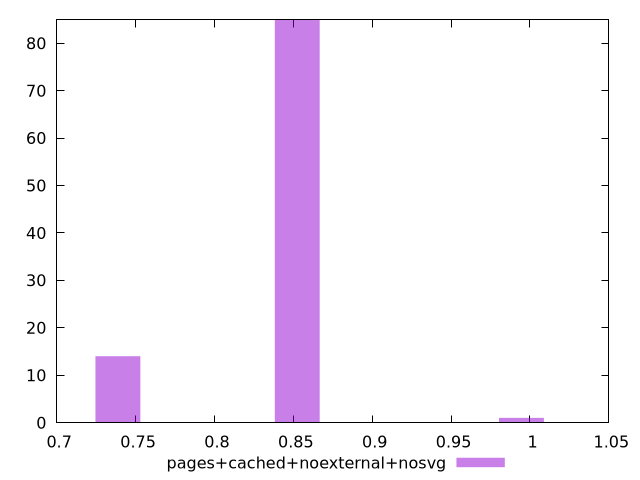

This figure's gnuplot source:
$_pagesCachedNoexternalNosvg <<EOF
0.8525017144046857 85
0.7388348191507276 14
0.9945853334721333 1
EOF
set key outside below
set terminal pngcairo
set output "report_00005_2020-11-02T22-26-11.212Z/uses-http2/pages+cached+noexternal+nosvg//hist.png"
set yrange [0:85]
set boxwidth 0.028416723813489524
set style fill transparent solid 0.5 noborder
plot $_pagesCachedNoexternalNosvg title "pages+cached+noexternal+nosvg" with boxes ,
